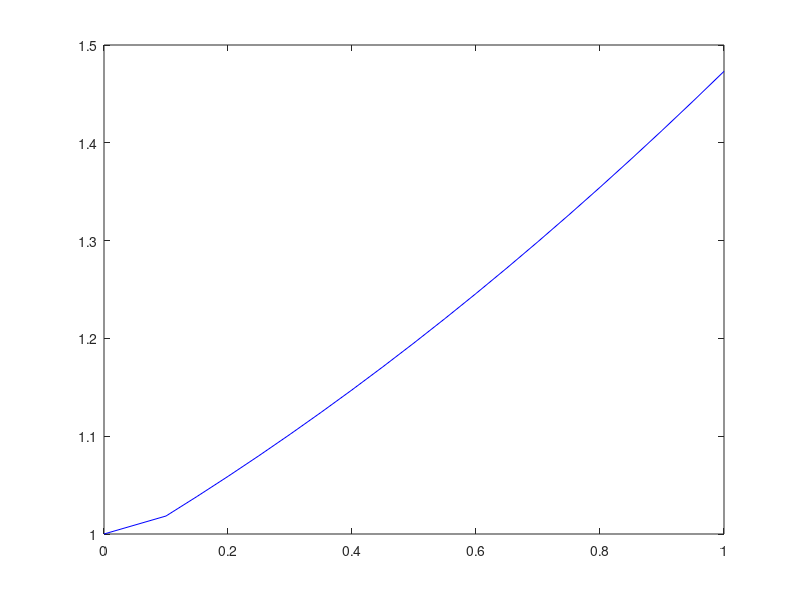

This chart was generated by the following MATLAB code:
clc;
clear;
h = 0.05;
a = 0;
b = 1;
N = (b-a)/h;
w = zeros(1,N);
t = zeros(1,N);
t(1) = a;
w(1) = 1;

for i = 2:N
        w(i) = w(i-1) + h*(exp(t(i-1)-w(i-1)));
        t(i) = a + i*h;
end

 

plot([0,t],[1,w],'b-')